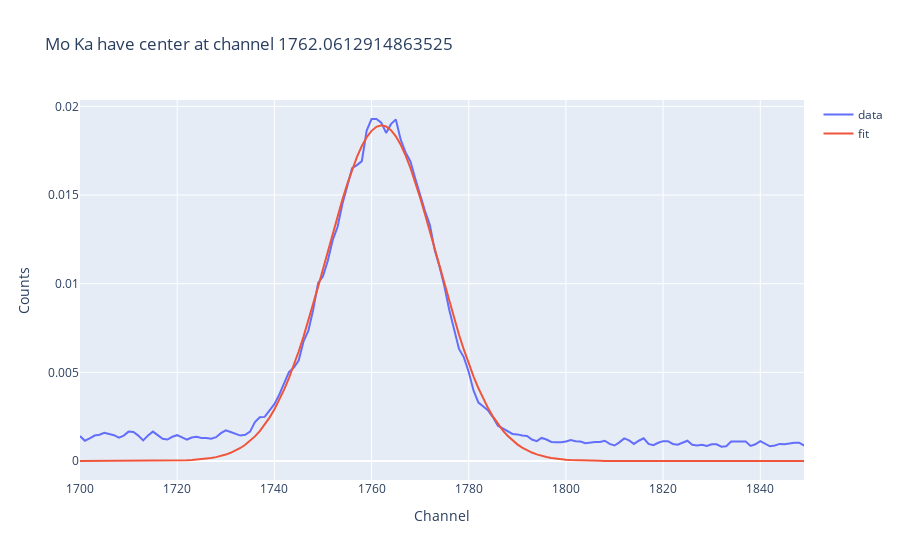

The cell this chart's notebook holds for it:
### Code cell
# fit Mo Ka with one gaussian
fit_vals_mo_ka, _ = curve_fit(gaussian, channels[start2:end2], mo30[start2:end2], p0=[1, 1760, 1])
print(fit_vals_mo_ka[1])
fig2 = go.Figure()
fig2.add_trace(go.Scatter(x=channels[start2:end2], y=mo30[start2:end2], name='data'))
fig2.add_trace(go.Scatter(x=channels[start2:end2], y=gaussian(channels[start2:end2], *fit_vals_mo_ka), name='fit'))
fig2.update_layout(title=f'Mo Ka have center at channel {fit_vals_mo_ka[1]}', xaxis_title='Channel', yaxis_title='Counts')
# fig2.show()

### Figure 1 — Plotly figure (JSON) as saved in the notebook; plotly's stock layout.template omitted (floating-point values rounded to 4 significant figures; data arrays with more than 128 entries replaced by an {"elided": "..."} marker saying what was removed)
{"data": [{"name": "data", "type": "scatter", "x": {"elided": "150 int values"}, "y": {"elided": "150 float values"}}, {"name": "fit", "type": "scatter", "x": {"elided": "150 int values"}, "y": {"elided": "150 float values"}}], "layout": {"title": {"text": "Mo Ka have center at channel 1762.0612914863525"}, "xaxis": {"title": {"text": "Channel"}}, "yaxis": {"title": {"text": "Counts"}}}}
